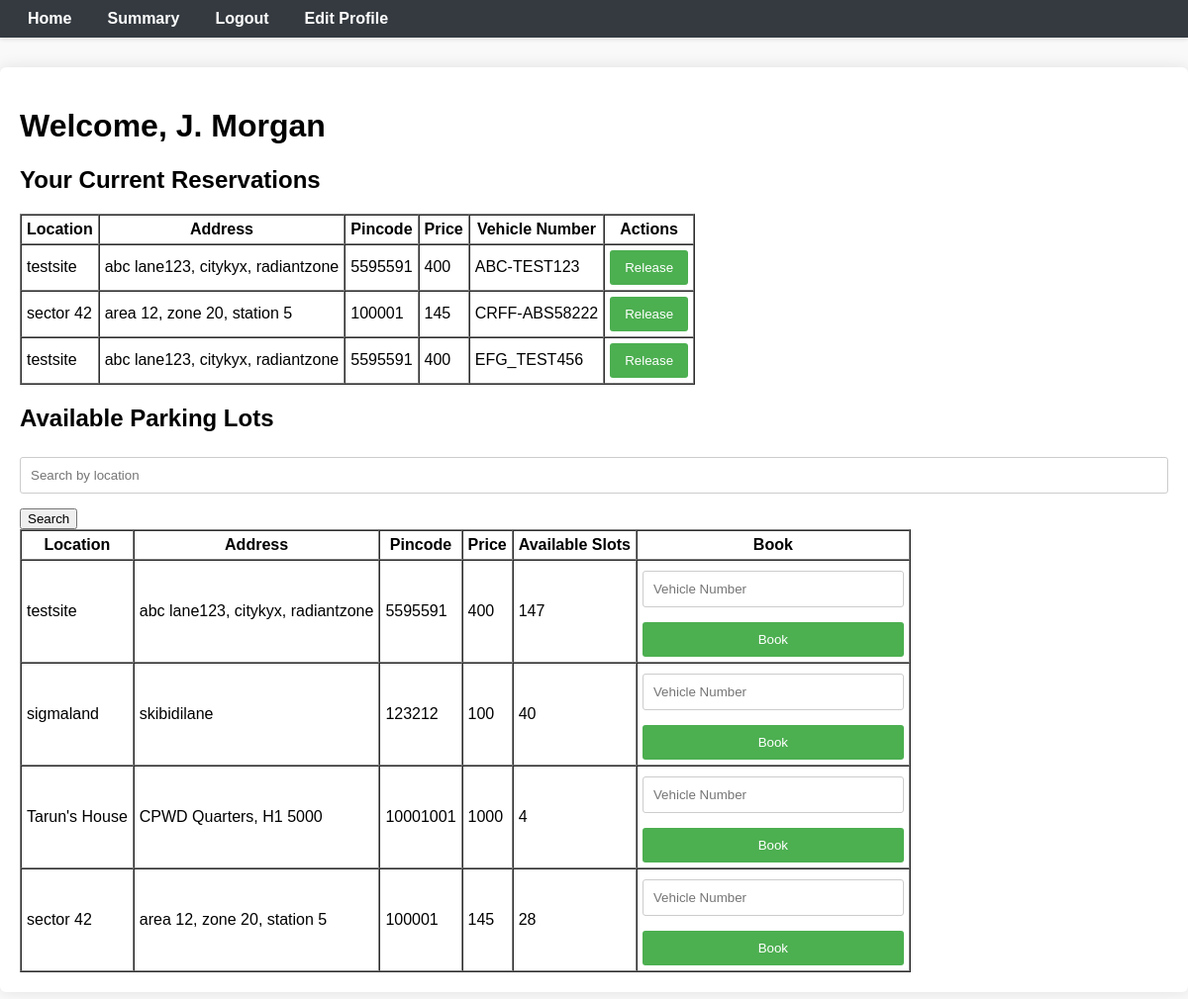
/dashboard (signed in), run on the app's committed database.
### models.py (models this page shows, shortened)
class users(db.Model):
    id = db.Column(db.Integer, primary_key=True)
    email = db.Column(db.String(120), unique=True, nullable=False)
    passwd = db.Column(db.String(120), nullable=False)
    fname = db.Column(db.String(120))
    addr = db.Column(db.String(255))
    pcode = db.Column(db.String(20))
    isadmin = db.Column(db.Boolean, default = False)
    reservations = db.relationship('reservations', backref='user', lazy=True)

class parkinglots(db.Model):
    lotid = db.Column(db.Integer, primary_key=True)
    location = db.Column(db.String(120), nullable=False)
    address = db.Column(db.String(255), unique=True, nullable=False)
    pincode = db.Column(db.String(20), nullable=False)
    price = db.Column(db.Integer, nullable=False)
    spots = db.Column(db.Integer, nullable=False)
    slots = db.relationship('slots', backref='lot', lazy=True)

class slots(db.Model):
    slotid = db.Column(db.Integer, primary_key=True)
    lotid = db.Column(db.Integer, db.ForeignKey('parkinglots.lotid'),nullable=False)
    userid = db.Column(db.Integer, db.ForeignKey('users.id'))
    vehiclenum = db.Column(db.String(120))
    occupied = db.Column(db.Boolean, default = False)
    reservations = db.relationship('reservations', backref='slot', lazy=True)

### controllers/user_controller.py (the view)
@user_paths.route('/dashboard', methods=['GET', 'POST'])
def dashboard():
    if 'fname' not in session:
        return redirect(url_for('auth.login'))
    user_email = session['email']
    user = users.query.filter_by(email=user_email).first()
    if not user:
        return redirect(url_for('auth.login'))
    if user.isadmin:
        return redirect(url_for('admin.admin_dashboard'))
    search_query = request.args.get('search', '')
    user_reservations = reservations.query.filter_by(userid=user.id, reserve_end=None).all()
    user_reservations_details = []
    for res in user_reservations:
        slot = slots.query.get(res.slotid)
        lot = parkinglots.query.get(slot.lotid) if slot else None
        if slot and lot:
            user_reservations_details.append({
                'reservation_id': res.id,
                'lotid': lot.lotid,
                'location': lot.location,
                'address': lot.address,
                'pincode': lot.pincode,
                'price': lot.price,
                'slotid': slot.slotid,
                'vehiclenum': slot.vehiclenum
            })
    if search_query:
        available_lots = parkinglots.query.filter(parkinglots.location.ilike(f'%{search_query}%')).all()
    else:
        available_lots = parkinglots.query.all()
    lots_with_availability = []
    for lot in available_lots:
        unoccupied_slots = slots.query.filter_by(lotid=lot.lotid, occupied=False).all()
        if unoccupied_slots:
            lots_with_availability.append({
                'lotid': lot.lotid,
                'location': lot.location,
                'address': lot.address,
                'pincode': lot.pincode,
                'price': lot.price,
                'available_slots': len(unoccupied_slots)
            })
    return render_template('user_dashboard.html', usrname=user.fname, user=user, user_reservations=user_reservations_details, available_lots=lots_with_availability, search_query=search_query)

### templates/user_dashboard.html (shortened to what this page needs)
{% extends "base.html" %}
{% block content %}
<nav class="navbar">
    <div class="navdiv">
        <ul>
            <li><a href="{{ url_for('user.dashboard') }}">Home</a></li>
            <li><a href="{{ url_for('user.user_summary', id=user.id) }}">Summary</a></li>
            <li><a href="{{ url_for('auth.logout') }}">Logout</a></li>
            <li><a href="{{ url_for('user.edit_profile', id=user.id) }}">Edit Profile</a></li>
        </ul>
    </div>
</nav>
<div class="dashboard-content">
    <h1>Welcome, {{ usrname }}</h1>
    <h2>Your Current Reservations</h2>
    {% if user_reservations %}
    <table border="1" cellpadding="5" cellspacing="0">
        <thead>
            <tr>
                <th>Location</th>
                <th>Address</th>
                <th>Pincode</th>
                <th>Price</th>
                <th>Vehicle Number</th>
                <th>Actions</th>
            </tr>
        </thead>
        <tbody>
            {% for res in user_reservations %}
            <tr>
                <td>{{ res.location }}</td>
                <td>{{ res.address }}</td>
                <td>{{ res.pincode }}</td>
                <td>{{ res.price }}</td>
                <td>{{ res.vehiclenum }}</td>
                <td>
                    <form method="POST" action="{{ url_for('user.release_reservation') }}" onsubmit="return confirm('Are you sure you want to release this reservation?');">
                        <button type="submit">Release</button>
                    </form>
                </td>
            </tr>
            {% endfor %}
        </tbody>
    </table>
    {% else %}
    <p>You have no active reservations.</p>
    {% endif %}
    <h2>Available Parking Lots</h2>
    <form method="GET" action="{{ url_for('user.dashboard') }}">
        <input type="text" name="search" placeholder="Search by location" value="{{ search_query }}">
        <input type="submit" value="Search">
    </form>
    {% if available_lots %}
    <table border="1" cellpadding="5" cellspacing="0">
        <thead>
            <tr>
                <th>Location</th>
                <th>Address</th>
                <th>Pincode</th>
                <th>Price</th>
                <th>Available Slots</th>
                <th>Book</th>
            </tr>
        </thead>
        <tbody>
            {% for lot in available_lots %}
            <tr>
                <td>{{ lot.location }}</td>
                <td>{{ lot.address }}</td>
                <td>{{ lot.pincode }}</td>
                <td>{{ lot.price }}</td>
                <td>{{ lot.available_slots }}</td>
                <td>
                    <form method="POST" action="{{ url_for('user.book_lot') }}">
                        <input type="text" name="vehiclenum" placeholder="Vehicle Number" required>
                        <button type="submit">Book</button>
                    </form>
                </td>
            </tr>
            {% endfor %}
        </tbody>
    </table>
    {% else %}
    <p>No available parking lots found.</p>
    {% endif %}
</div>
{% endblock %}

### static/css/style.css (style rules this page uses)
body { font-family: Arial, sans-serif; background-color: #f9f9f9; margin: 0; padding: 0; }
input[type=text], input[type=password] { width: 100%; padding: 10px; margin: 5px 0 15px 0; border: 1px solid #ccc; border-radius: 3px; box-sizing: border-box; }
button { background-color: #4CAF50; color: white; padding: 10px 15px; border: none; border-radius: 3px; cursor: pointer; width: 100%; }
.navbar { background-color: #343a40; padding: 10px 20px; color: white; box-shadow: 0 2px 4px rgba(0,0,0,0.1); }
.navdiv { max-width: 1200px; margin: 0 auto; display: flex; justify-content: space-between; align-items: center; }
.navdiv ul { list-style-type: none; margin: 0; padding: 0; display: flex; }
.navdiv ul li { margin-right: 20px; }
.navdiv ul li a { color: white; text-decoration: none; font-weight: 600; padding: 6px 8px; border-radius: 4px; transition: background-color 0.3s ease; }
.dashboard-content { max-width: 1200px; margin: 30px auto; background-color: white; padding: 20px; border-radius: 6px; box-shadow: 0 0 15px rgba(0,0,0,0.1); }

### data on the page
users: fname "J. Morgan"
parkinglots: location "testsite" "testsite", address "abc lane123, citykyx, radiantzone" "abc lane123, citykyx, radiantzone", pincode "5595591" "5595591", price "400" "400", location "testsite", address "abc lane123, citykyx, radiantzone", pincode "5595591", price "400", available_slots "147"
slots: vehiclenum "ABC-TEST123"
parkinglots: location "sector 42", address "area 12, zone 20, station 5", pincode "100001", location "sector 42", address "area 12, zone 20, station 5", pincode "100001", price "145", available_slots "28"
slots: vehiclenum "CRFF-ABS58222"
slots: vehiclenum "EFG_TEST456"
parkinglots: location "sigmaland", address "skibidilane", pincode "123212", price "100", available_slots "40"
parkinglots: location "Tarun's House", address "CPWD Quarters, H1 5000", pincode "10001001", price "1000", available_slots "4"

### other printed values
{{ res.price }} "145"
